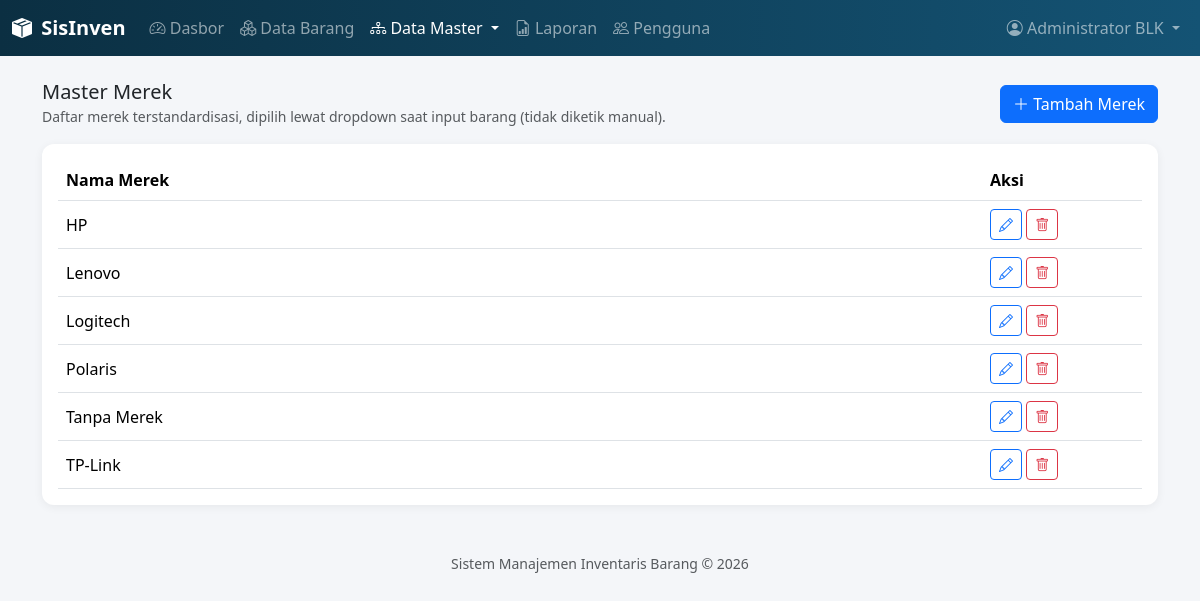
Page /master/merek.php (signed in) on the committed database.
### tables this page shows
CREATE TABLE `merek` (
  `id` int(11) NOT NULL,
  `nama_merek` varchar(100) NOT NULL,
  `created_at` datetime DEFAULT current_timestamp()
);

### includes/functions.php (called while the page is built, shortened)
<?php
function amankan($teks) {
    return htmlspecialchars($teks ?? '', ENT_QUOTES, 'UTF-8');
}

### master/merek.php (the view, shortened to what this page needs)
<?php
require_once __DIR__ . '/../includes/functions.php';
$pdo = getKoneksi();
$daftar = $pdo->query('SELECT * FROM merek ORDER BY nama_merek')->fetchAll();
require_once __DIR__ . '/../includes/header.php';
?>
<div class="d-flex justify-content-between align-items-center mb-3">
  <div>
    <h5 class="mb-0">Master Merek</h5>
    <small class="text-muted">Daftar merek terstandardisasi, dipilih lewat dropdown saat input barang (tidak diketik manual).</small>
  </div>
  <button class="btn btn-primary" data-bs-toggle="modal" data-bs-target="#modalForm" onclick="bukaTambah()">
    <i class="bi bi-plus-lg"></i> Tambah Merek
  </button>
</div>
<div class="card p-3">
  <table class="table table-hover align-middle mb-0">
    <thead><tr><th>Nama Merek</th><th style="width:160px">Aksi</th></tr></thead>
    <tbody>
    <?php foreach ($daftar as $row): ?>
      <tr>
        <td><?= amankan($row['nama_merek']) ?></td>
        <td>
          <button class="btn btn-sm btn-outline-primary" onclick='bukaEdit(<?= json_encode($row) ?>)'><i class="bi bi-pencil"></i></button>
          <button class="btn btn-sm btn-outline-danger" onclick="hapus(<?= (int)$row['id'] ?>)"><i class="bi bi-trash"></i></button>
        </td>
      </tr>
    <?php endforeach; ?>
    </tbody>
  </table>
</div>
<?php require_once __DIR__ . '/../includes/footer.php'; ?>

### assets/css/style.css (style rules this page uses)
:root { --sisinven-primary: #145374; --sisinven-primary-dark: #0b2f42; --sisinven-accent: #00A8CC; }
body { background-color: #f4f6f9; font-family: 'Segoe UI', system-ui, sans-serif; }
.card { border: none; border-radius: 0.75rem; box-shadow: 0 2px 10px rgba(0,0,0,0.06); }

### rows in the picture
merek: nama_merek "HP"
merek: nama_merek "Lenovo"
merek: nama_merek "Logitech"
merek: nama_merek "Polaris"
merek: nama_merek "Tanpa Merek"
merek: nama_merek "TP-Link"

### other values in the picture
amankan($_SESSION['nama_lengkap'] ?? '') "Administrator BLK"
